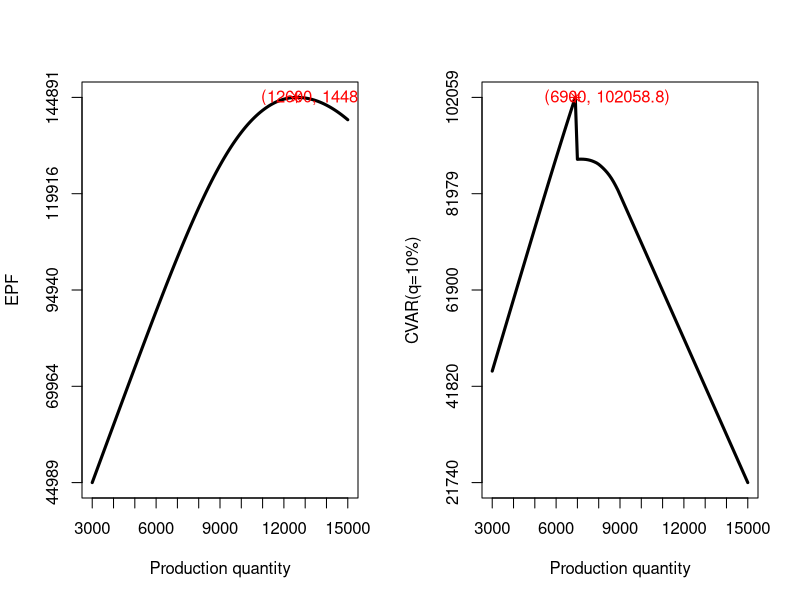

This figure's R source:
#Q2
set.seed(5566)
cost=10
S=10000

#before the game 
P.pre = 25
D.pre.mu = 9000
D.pre.sig = 2000
D.pre = round(rnorm(S, D.pre.mu, D.pre.sig),0)

#the simulation of bowl game
Prob.win = 0.4
#1 symbolize success, otherwise is 0.
Result.game = sample(c(1,0),S,prob=c(Prob.win,1-Prob.win),replace = TRUE)

#after the game -win
P.win = 25
D.win.mu=6000
D.win.sig=2000
D.win = round(rnorm(S,D.win.mu,D.win.sig),0)

#after the game -loss
P.loss = 12.5
D.loss.mu = 2000
D.loss.sig = 100
scale = (D.loss.sig^2)/D.loss.mu
shape = D.loss.mu/scale
D.loss = round(rgamma(S, shape = shape, scale = scale),0)

Q = seq(3000,15000,100)

PF = c()
EPF = c()
CVaR =c()
# EPF = matrix(NA,ncol=length(Q))
# colnames(EPF)=Q
# CVaR = matrix(NA,ncol=length(Q))
# colnames(CVaR)=Q

for (q in 1:length(Q)){
  for (i in 1:S){
    if (Result.game[i]==1){
      PF[i] = (P.pre-cost)*min(Q[q],(D.pre[i]+D.win[i]))-cost*max((Q[q]-D.pre[i]-D.win[i]),0)
    }else if (Result.game[i]==0){
      PF[i] = (P.pre-cost)*min(Q[q],D.pre[i])+(P.loss-cost)*max(min((Q[q]-D.pre[i]),D.loss[i]),0)-cost*max((Q[q]-D.pre[i]-D.loss[i]),0)
    }
  }
  EPF[q] = mean(PF)
  CVaR[q] = mean(PF[which(PF<=quantile(PF,0.1))])
}

x11(width=18,height=5)
par(mfrow=c(1,2))

#(1)
plot(Q, EPF,type = 'l',xaxt="n",yaxt="n",lwd=3,xlab="Production quantity",ylab="EPF")
points(Q[which.max(EPF)],max(EPF),pch=8,col='red')
axis(1,seq(3000,15000,1000))
y_axis = round(seq(from=round(min(EPF),0), to=round(max(EPF,1000),0), length.out=5),0)
axis(2,y_axis)
text(Q[which.max(EPF)]+1500,max(EPF),labels = "(12600, 144890.5)",cex=1,col='red')

#(2)
plot(Q,CVaR,type = 'l',xaxt="n",yaxt="n",lwd=3,xlab="Production quantity",ylab="CVAR(q=10%)")
points(Q[which.max(CVaR)],max(CVaR),pch=8,col='red')
axis(1,seq(3000,15000,1000))
y_axis = round(seq(from=round(min(CVaR),0), to=round(max(CVaR),0), length.out=5),0)
axis(2,y_axis)
text(Q[which.max(CVaR)]+1500,max(CVaR),labels = "(6900, 102058.8)", cex=1, col='red')

#(3) 
cu.pre = P.pre-cost
co.pre = cost
frac.pre = cu.pre / (co.pre + cu.pre)
Q.win = round(quantile(D.pre,frac.pre,names=FALSE)+
                quantile(D.win,frac.pre,names = FALSE),0)


cu.loss = P.loss-cost
co.loss = cost
frac.loss = cu.loss / (co.loss + cu.loss)
Q.loss = round(quantile(D.pre,frac.pre,names=FALSE)+
                 quantile(D.loss,frac.loss,names = FALSE),0)

PF.perfectinfo = c()
for (i in 1:S){
  if (Result.game[i]==1){
    PF.perfectinfo[i] = (P.pre-cost)*min(Q.win,(D.pre[i]+D.win[i]))-cost*max((Q.win-D.pre[i]-D.win[i]),0)
  }else if (Result.game[i]==0){
    PF.perfectinfo[i] = (P.pre-cost)*min(Q.loss,D.pre[i])+(P.loss-cost)*max(min((Q.loss-D.pre[i]),D.loss[i]),0)-cost*max((Q.loss-D.pre[i]-D.loss[i]),0)
  }
}

mean(PF.perfectinfo)-max(EPF)
# Result.game[1:10]
# summary(PF.perfectinfo)
# summary(EPF)
# x=seq(round(min(D.loss),0), round(max(D.loss),0), 1)
# hist(D.loss ,breaks = 100,freq=FALSE)
# lines(x, dgamma(x,shape=shape,scale=scale),col='red',lwd=3,type = 'l')

